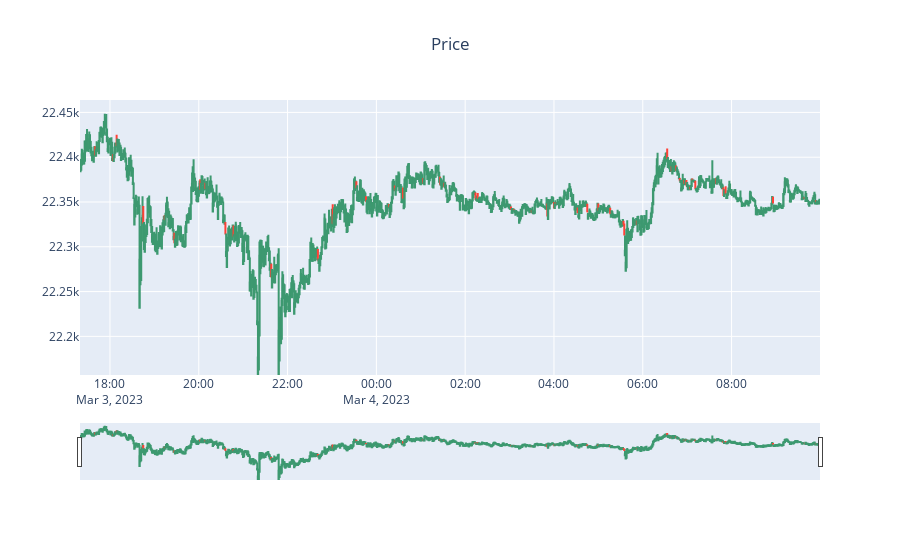

Notebook code for this chart:
### Code cell
# View data
dataview = data.tail(1000).copy()
print(dataview)

# Chart price data (last 1000 prices)
fig = go.Figure(data=[go.Candlestick(x=dataview.index, open=dataview['Open'], high=dataview['High'], low=dataview['Low'], close=dataview['Close'])])
fig.update_layout(title='Price', title_x=0.5)
fig.show()

### Figure 1 — Plotly figure (JSON) as saved in the notebook; plotly's stock layout.template omitted (floating-point values rounded to 4 significant figures; data arrays with more than 128 entries replaced by an {"elided": "..."} marker saying what was removed)
{"data": [{"close": {"elided": "1000 float values"}, "high": {"elided": "1000 float values"}, "low": {"elided": "1000 float values"}, "open": {"elided": "1000 float values"}, "type": "candlestick", "x": {"elided": "1000 str values"}}], "layout": {"title": {"text": "Price", "x": 0.5}}}
